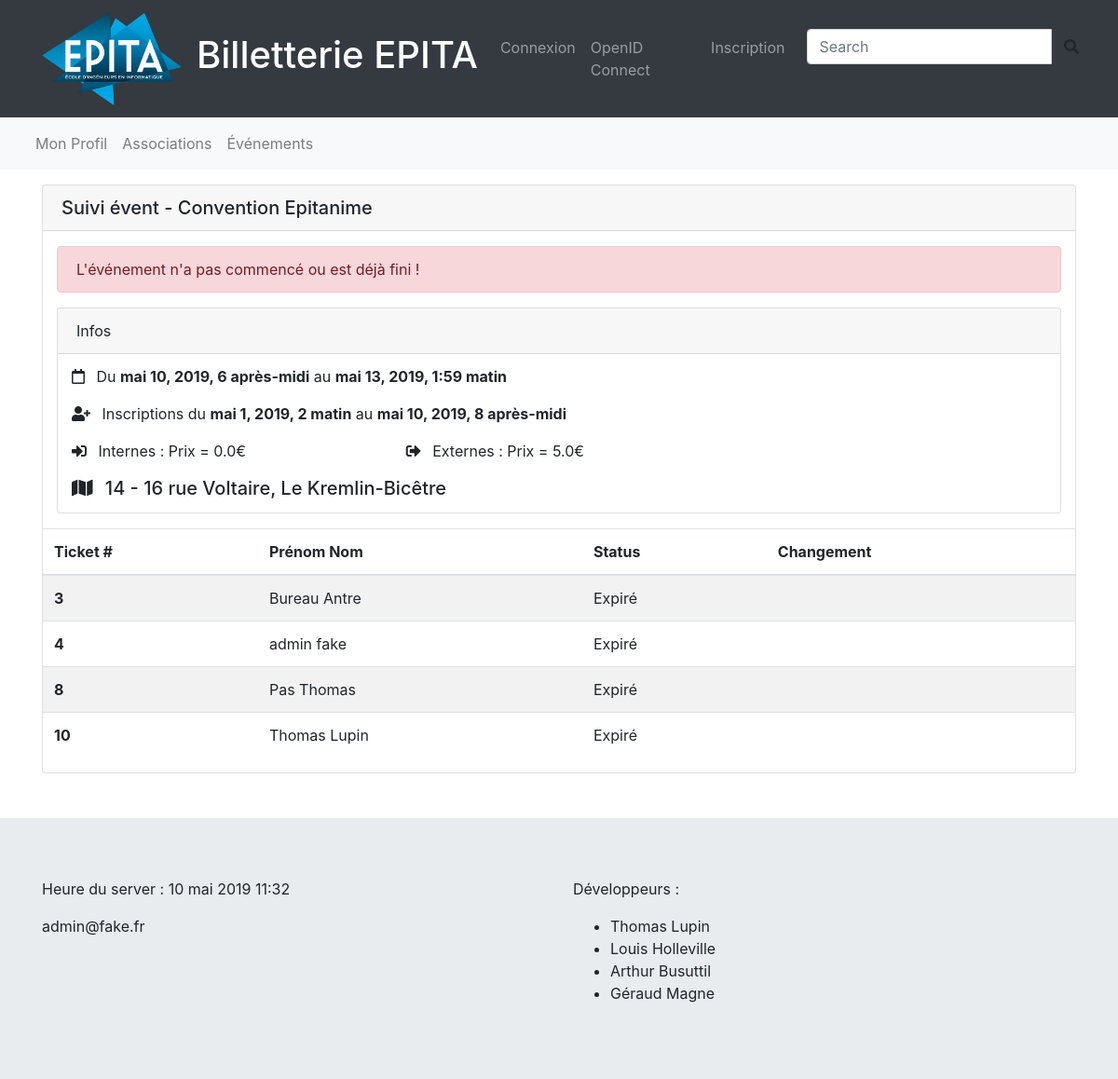
The page /event/5/realtime on the database its author committed.
### billapp/models.py (models this page shows, shortened)
class Event(models.Model):
    title = models.CharField(max_length=128)
    description = models.TextField()
    association = models.ForeignKey(Association, on_delete=models.CASCADE)
    manager = models.ForeignKey(User, on_delete=models.CASCADE)
    premium = models.BooleanField()
    begin = models.DateTimeField()
    end = models.DateTimeField()
    begin_register = models.DateTimeField()
    end_register = models.DateTimeField()
    place = models.CharField(max_length=128)
    price_ionis = models.FloatField()
    price = models.FloatField()
    ext_capacity = models.IntegerField()
    int_capacity = models.IntegerField()
    staff_capacity = models.IntegerField()
    promotion_image_path = models.ImageField(upload_to=promo_image_path)
    validation_state = models.SmallIntegerField(choices=(
        (1, 'Need authorization'),
        (2, 'Approved by the association'),
        (3, 'Approuved by EPITA'),
        (4, 'Authorized')
    ))
    request_for_approuval= models.BooleanField(default=False)
    show_capacity = models.BooleanField()

class Ticket(models.Model):
    user = models.ForeignKey(User, on_delete=models.CASCADE)
    event = models.ForeignKey(Event, on_delete=models.CASCADE)
    category = models.BooleanField()
    state = models.IntegerField()

### billapp/views.py (the view)
# urls.py: path('event/<int:pk>/realtime', views.EventRealtime.as_view(), name='event_realtime'),
class EventRealtime(generic.DetailView):
    template_name = "billapp/event_realtime.html"
    model = Event

### billapp/templatetags/tools.py (called while the page is built)
@register.filter
def get_ticket_state(index):
    switcher = {
        0: "Expiré",
        1: "Pas utilisé",
        2: "Utilisé",
        3: "En pause"
    }
    return switcher.get(index)

@register.simple_tag
def get_admin_email():
    user = User.objects.filter(groups__name="Admin")
    if not user:
        return "NO ADMIN"
    return user[0].email

### billapp/templates/billapp/event_realtime.html (shortened to what this page needs)
{% extends 'base.html' %}
{% load static %}
{% load tools %}
{% block content %}
    <div class="card mt-3">
        <h5 class="card-header">Suivi évent - {{ object.title }}</h5>
        {% if not event_started %}
            <div class="container mt-3">
                <div class="alert alert-danger" role="alert">
                    L'événement n'a pas commencé ou est déjà fini !
                </div>
            </div>
        {% endif %}
        <div class="container mb-3">
            <div class="card">
                <p class="card-header">Infos</p>
                <div class="container">
                    <p><i class="far fa-calendar mr-2 mt-3"></i> Du <b>{{ object.begin }}</b> au <b>{{ object.end }}</b>
                    </p>
                    <p><i class="fas fa-user-plus mr-2"></i> Inscriptions du <b>{{ object.begin_register }}</b> au
                        <b>{{ object.end_register }}</b></p>
                    <div class="row">
                        <p class="col-lg-4"><i class="fas fa-sign-in-alt mr-2"></i> Internes : Prix
                            = {{ object.price_ionis }}€
                        </p>
                        <p class="col-lg-4"><i class="fas fa-sign-out-alt mr-2"></i> Externes : Prix
                            = {{ object.price }}€
                        </p>
                    </div>
                    <a href='https://www.google.com/maps/search/{{ object.place }}'
                       style="color:inherit;text-decoration:none;" target="blank"><h5><i
                            class="fas fa-map mr-2 mb-2"></i> {{ object.place }}</h5></a>
                </div>
            </div>
        </div>
        <table class="table table-striped">
            <thead>
            <tr>
                <th scope="col">Ticket #</th>
                <th scope="col">Prénom Nom</th>
                <th scope="col">Status</th>
                <th scope="col">Changement</th>
            </tr>
            </thead>
            <tbody>
            {% for tick in object.ticket_set.all %}
                <tr>
                    <th scope="row">{{ tick.pk }}</th>
                    <td>
                        <a href="{% url "profile" pk=tick.user.pk %}"></a>{{ tick.user.first_name }} {{ tick.user.last_name }}
                    </td>
                    <td>{{ tick.state | get_ticket_state }}</td>
                    <td>
                    </td>
                </tr>
            {% endfor %}
            </tbody>
        </table>
    </div>
{% endblock content %}

### billapp/templates/base.html (shortened to what this page needs)
{% load static %}
{% load tools %}
<!DOCTYPE html>
<html lang="fr">
<head>
    <link rel="stylesheet" href={% static "billapp/css/bootstrap.min.css" %}>
    <link rel="stylesheet" href={% static "billapp/css/fontawesome.css" %}>
    <link rel="stylesheet" href={% static "billapp/css/main.css" %}>
</head>
<body>
    <nav class="navbar navbar-expand-lg navbar-dark bg-dark static-top">
        <div class="container">
            <a class="navbar-brand" href="{% url 'index' %}">
                <img src={% static "billapp/img/logo-epita.png" %} height="100" width="150" alt="">
            </a>
            <a class="navbar-brand" href="{% url 'index' %}">
                <h1>Billetterie EPITA</h1>
            </a>
            <div class="collapse navbar-collapse" id="navbarResponsive">
                <ul class="navbar-nav ml-auto">
                {% if user.is_authenticated %}
                    <li class="nav-item">
                        <div class="navbar-text text-light">
                            {{ user.first_name }} {{ user.last_name }}
                        </div>
                    </li>
                    <li class="nav-item">
                        <a class="nav-link" href="{% url 'log_out' %}">Déconnexion</a>
                    </li>
                {% else %}
                    <li class="nav-item">
                        <a class="nav-link" href="{% url 'connection' %}?next={{ request.path }}">Connexion</a>
                    </li>
                    <li class="nav-item">
                        <a class="nav-link" href="{% url 'social:begin' backend='epita' %}?next={{ request.path }}">OpenID Connect</a>
                    </li>
                    <li class="nav-item">
                        <a class="nav-link" href="{% url 'registration' %}">Inscription</a>
                    </li>
                {% endif %}
                    <li>
                        <form>
                            <div class="input-group ml-3">
                                <input type="text" class="form-control" placeholder="Search">
                                <div class="input-group-btn">
                                    <button class="btn btn-default" type="submit">
                                        <i class="fas fa-search"></i>
                                    </button>
                                </div>
                            </div>
                        </form>
                    </li>
                </ul>
            </div>
        </div>
    </nav>
    <nav id="nav" class="navbar navbar-expand  navbar-light bg-light">
        <div class="container">
            <ul class="navbar-nav mr-auto">
                <li class="nav-item">
                    <a class="nav-link" href="{% url 'own_profile' %}">Mon Profil</a>
                </li>
                <li class="nav-item">
                    <a class="nav-link" href="{% url 'assos_list' %}">Associations</a>
                </li>
                <li class="nav-item">
                    <a class="nav-link" href="{% url 'events_list' %}">Événements</a>
                </li>
            </ul>
        </div>
    </nav>
    <main role="main" class="container">
        {% block content %}
        {% endblock content %}
    </main>
    <footer class="jumbotron jumbotron-fluid mt-5 mb-0">
        <div class="container">
            <div class="row">
                <div class="col-6">
                    <p>
                        Heure du server : {% now "j F Y H:i" %}
                    </p>
                    <p>
                        {% get_admin_email %}
                    </p>
                </div>
                <div class="col-6">
                    <p>Développeurs :</p>
                    <ul>
                        <li>Thomas Lupin</li>
                        <li>Louis Holleville</li>
                        <li>Arthur Busuttil</li>
                        <li>Géraud Magne</li>
                    </ul>
                </div>
            </div>
        </div>
    </footer>
</body>
</html>

### rows shown on the page
Event: title "Convention Epitanime", begin "mai 10, 2019, 6 après-midi", end "mai 13, 2019, 1:59 matin", begin_register "mai 1, 2019, 2 matin", end_register "mai 10, 2019, 8 après-midi", price_ionis "0.0", price "5.0", place "14 - 16 rue Voltaire, Le Kremlin-Bicêtre"
Ticket: pk "3", user.first_name "Bureau", user.last_name "Antre", state|get_ticket_state "Expiré"
Ticket: pk "4", user.first_name "admin", user.last_name "fake", state|get_ticket_state "Expiré"
Ticket: pk "8", user.first_name "Pas", user.last_name "Thomas", state|get_ticket_state "Expiré"
Ticket: pk "10", user.first_name "Thomas", user.last_name "Lupin", state|get_ticket_state "Expiré"
